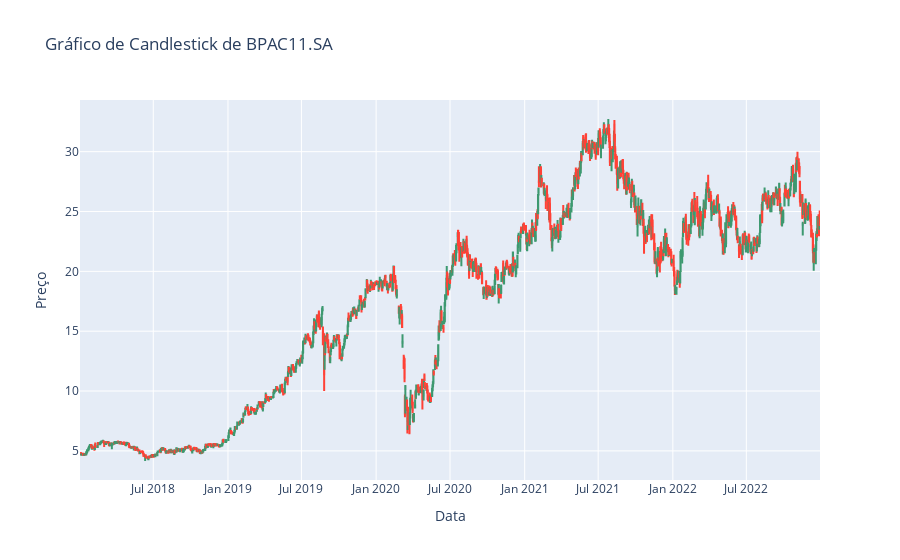

Source (notebook cell):
### Code cell
# Usaremos a variável "ticker1" para o plot.
plot_candle_stick_graph(ticker1_data['Open'], ticker1_data['High'], ticker1_data['Low'], ticker1_data['Close'], ticker1)

### Figure 1 — Plotly figure (JSON) as saved in the notebook; plotly's stock layout.template omitted (floating-point values rounded to 4 significant figures; data arrays with more than 128 entries replaced by an {"elided": "..."} marker saying what was removed)
{"data": [{"close": {"elided": "1239 float values"}, "high": {"elided": "1239 float values"}, "low": {"elided": "1239 float values"}, "open": {"elided": "1239 float values"}, "type": "candlestick", "x": {"elided": "1239 str values"}}], "layout": {"title": {"text": "Gráfico de Candlestick de BPAC11.SA"}, "xaxis": {"rangeslider": {"visible": false}, "title": {"text": "Data"}}, "yaxis": {"title": {"text": "Preço"}}}}
